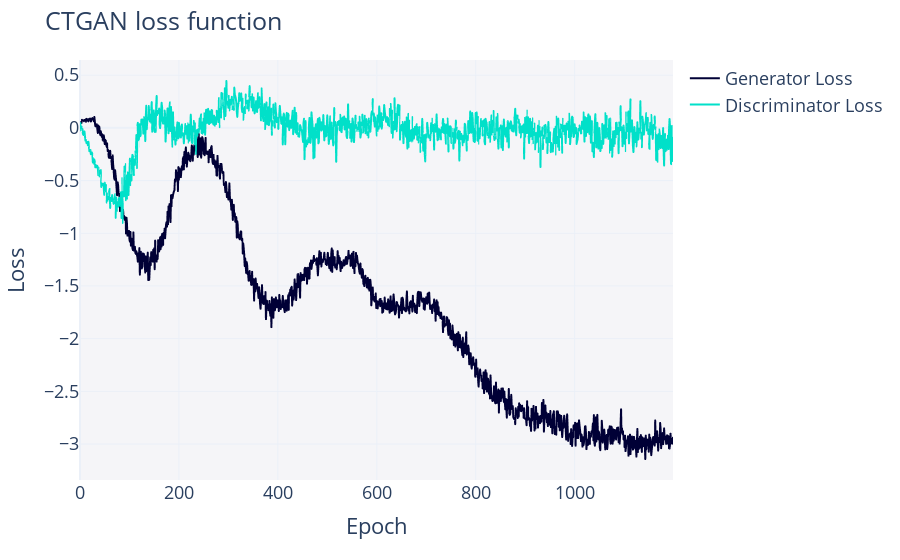

The notebook cell this image was saved under:
### Code cell
fraud_gan.get_loss_values_plot()

### Figure 1 — Plotly figure (JSON) as saved in the notebook; plotly's stock layout.template omitted (floating-point values rounded to 4 significant figures; data arrays with more than 128 entries replaced by an {"elided": "..."} marker saying what was removed)
{"data": [{"hovertemplate": "variable=Generator Loss<br>Epoch=%{x}<br>value=%{y}<extra></extra>", "legendgroup": "Generator Loss", "line": {"color": "#000036", "dash": "solid"}, "marker": {"symbol": "circle"}, "mode": "lines", "name": "Generator Loss", "showlegend": true, "type": "scattergl", "x": {"elided": "1200 int values"}, "xaxis": "x", "y": {"elided": "1200 float values"}, "yaxis": "y"}, {"hovertemplate": "variable=Discriminator Loss<br>Epoch=%{x}<br>value=%{y}<extra></extra>", "legendgroup": "Discriminator Loss", "line": {"color": "#01E0C9", "dash": "solid"}, "marker": {"symbol": "circle"}, "mode": "lines", "name": "Discriminator Loss", "showlegend": true, "type": "scattergl", "x": {"elided": "1200 int values"}, "xaxis": "x", "y": {"elided": "1200 float values"}, "yaxis": "y"}], "layout": {"font": {"size": 18}, "legend": {"orientation": "v", "title": {"text": ""}, "tracegroupgap": 0}, "margin": {"t": 60}, "plot_bgcolor": "#F5F5F8", "title": {"text": "CTGAN loss function"}, "xaxis": {"anchor": "y", "domain": [0, 1], "title": {"text": "Epoch"}}, "yaxis": {"anchor": "x", "domain": [0, 1], "title": {"text": "Loss"}}}}
